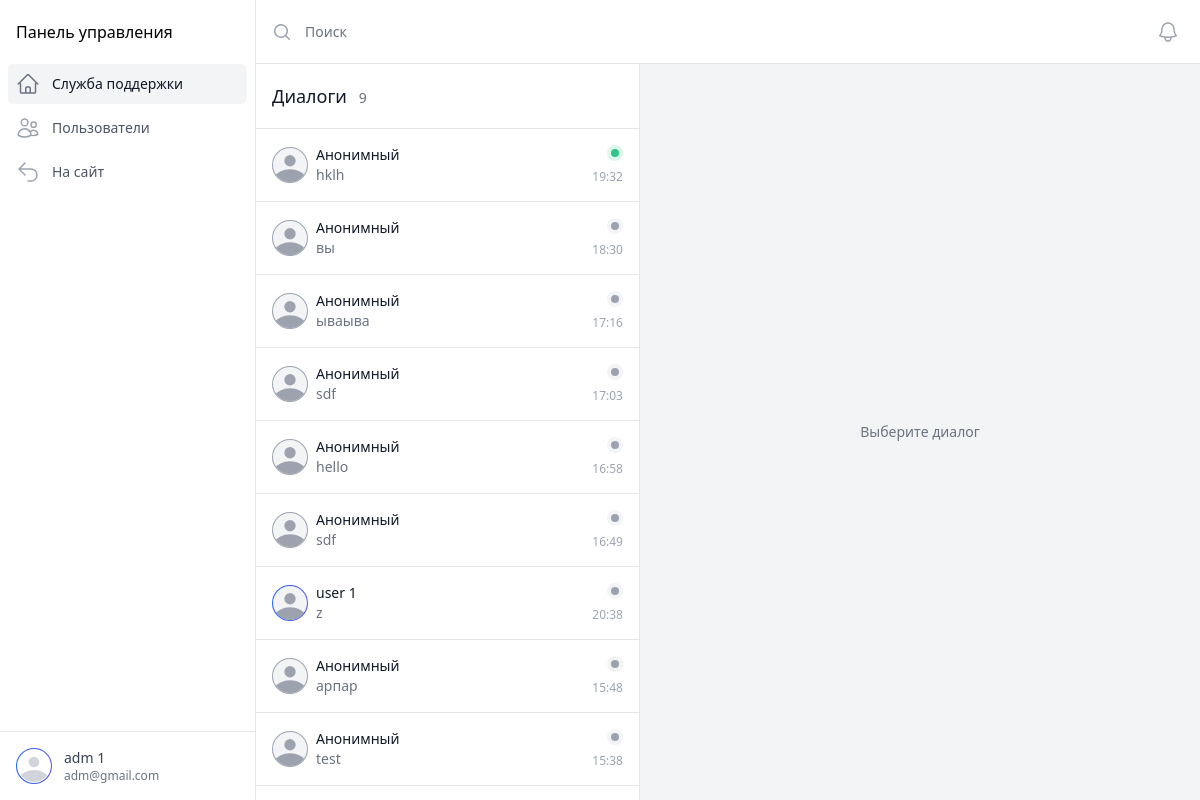
Before: /dialogs/ (signed in) with the older database file.
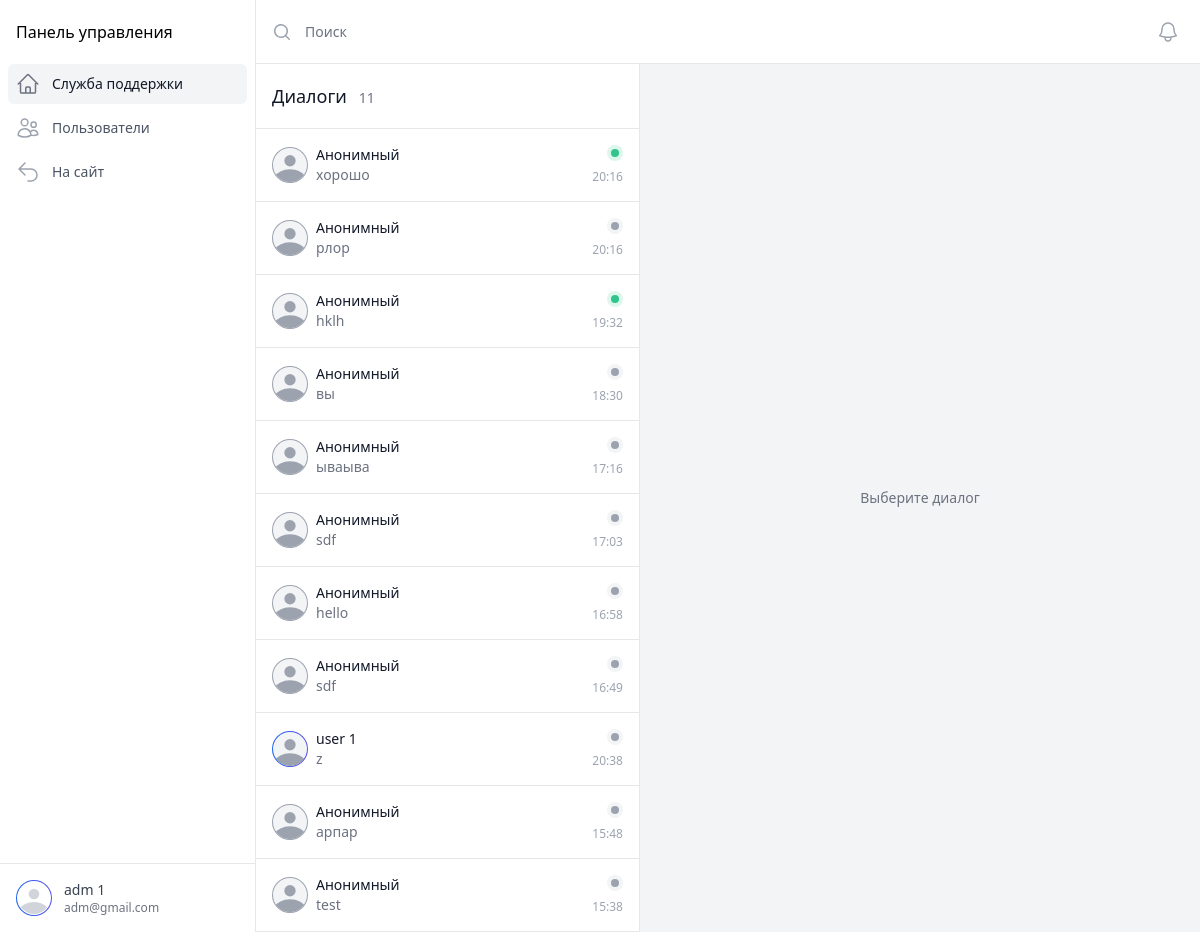
After: the same page with the newer database file.
### account/models.py (models this page shows, shortened)
class User(AbstractBaseUser, PermissionsMixin):
    id = models.UUIDField(default=uuid.uuid4, editable=False, primary_key=True)
    first_name = models.CharField(max_length=128)
    last_name = models.CharField(max_length=128)
    email = models.EmailField(max_length=255, unique=True)
    phone = models.CharField(max_length=10)
    is_active = models.BooleanField(default=False)
    is_staff = models.BooleanField(default=False)
    date_joined = models.DateTimeField(auto_now_add=True)
    last_login = models.DateTimeField(auto_now_add=True)
    objects = CustomUserManager()
    USERNAME_FIELD = "email"
    EMAIL_FIELD = 'email'
    REQUIRED_FIELDS = ['first_name', 'last_name', 'phone']

### chat/models.py (models this page shows, shortened)
class Chat(models.Model):
    CHOICES_STATUS = (
        (0, 'Ожидает'),
        (1, 'Активен'),
        (2, 'Закрыт'),
    )
    id = models.UUIDField(default=uuid.uuid4, primary_key=True, editable=False)
    sk = models.CharField(max_length=255, null=True, blank=True)
    client = models.ForeignKey(User, related_name='chat', on_delete=models.CASCADE, null=True, blank=True)
    agent = models.ForeignKey(User, related_name='chats', on_delete=models.CASCADE, null=True, blank=True)
    messages = models.ManyToManyField(Message)
    status = models.IntegerField(choices=CHOICES_STATUS, default=0)
    created_at = models.DateTimeField(auto_now_add=True)
    class Meta:
        ordering = ('-created_at', )
    def last_message(self):
        return self.messages.last()

class Message(models.Model):
    content = models.TextField()
    is_agent = models.BooleanField(default=False)
    created_at = models.DateTimeField(auto_now_add=True)
    class Meta:
        ordering = ('created_at', )
    def created_at_formatted(self):
        return self.created_at.strftime('%H:%M')

### chat/views.py (the view)
# urls.py: path('', ChatList.as_view(), name='chat-list'),
class ChatList(StaffOnly, ListView):
    template_name = 'admin_chat.html'
    queryset = Chat.objects.annotate(num_messages=Count('messages')).filter(num_messages__gt=0).order_by('-created_at')

### chat/context_processors.py (called while the page is built)
def chat(request):
    return list()

### chat/views.py (called while the page is built)
    def test_func(self) -> bool | None:
        if self.request.user.is_staff or self.request.user.is_superuser:
            return True
        raise Http404

### templates/admin_chat.html (shortened to what this page needs)
{% extends 'admin_base.html' %}
{% load static %}
{% block content %}
{% include 'components/admin/menu.html' %}
<div class="flex flex-1 flex-col md:pl-64 h-screen">
    {% include 'components/admin/header.html' %}
    <div class="flex flex-1 items-stretch overflow-hidden">
        {% include 'components/admin/chatList.html' %}
        {% include 'components/admin/chatWindow.html' %}
    </div>
</div>
{% endblock content %}

### templates/admin_base.html (shortened to what this page needs)
<!DOCTYPE html>
{% load static %}
<html lang="en" class="h-full">
<head>
    <link href="{% static 'css/main.min.css' %}" rel="stylesheet">
</head>
<body class="h-full overflow-hidden">
    {% block content %}
    {% endblock content %}
</body>
</html>

### templates/components/admin/menu.html (shortened to what this page needs)
<div class="hidden md:fixed md:inset-y-0 md:flex md:w-64 md:flex-col overflow-hidden">
    <div class="flex min-h-0 flex-1 flex-col border-r border-gray-200 bg-white">
        <div class="flex flex-1 flex-col overflow-y-auto pt-5 pb-4">
        <div class="flex flex-shrink-0 items-center px-4">
            <h2 class="font-medium">Панель управления</h2>
        </div>
        <nav class="mt-5 flex-1 space-y-1 bg-white px-2">
            <a href="{% url 'chat-list' %}" class="
            {% if 'dialogs' in request.path %}bg-gray-100 text-gray-900{% else %}text-gray-600 hover:bg-gray-50 hover:text-gray-900{% endif %}
            group flex items-center px-2 py-2 text-sm font-medium rounded-md duration-150
            ">
                Служба поддержки
            </a>
            <a href="{% url 'account-list' %}" class="
            {% if 'accounts' in request.path %}bg-gray-100 text-gray-900{% else %}text-gray-600 hover:bg-gray-50 hover:text-gray-900{% endif %}
            group flex items-center px-2 py-2 text-sm font-medium rounded-md duration-150
            ">
                Пользователи
            </a>
            <a href="{% url 'landing' %}" class="text-gray-600 hover:bg-gray-50 hover:text-gray-900 group flex items-center px-2 py-2 text-sm font-medium rounded-md">
            <svg class="text-gray-400 group-hover:text-gray-500 mr-3 flex-shrink-0 h-6 w-6" xmlns="http://www.w3.org/2000/svg" fill="none" viewBox="0 0 24 24" stroke-width="1.5" stroke="currentColor">
                <path stroke-linecap="round" stroke-linejoin="round" d="M9 15L3 9m0 0l6-6M3 9h12a6 6 0 010 12h-3" />
            </svg>
            На сайт
            </a>
        </nav>
        </div>
        <div class="flex flex-shrink-0 border-t border-gray-200">
            <a href="{% url 'account-detail' request.user.pk %}" class="group block w-full flex-shrink-0 p-4">
                <div class="flex items-center">
                <div class="rounded-full h-9 w-9 bg-gradient-to-r p-[1px] from-blue-600 to-indigo-600">
                    <div class="rounded-full flex flex-col justify-between h-full bg-white p-[1px]">
                        <svg class="rounded-full h-full w-full text-gray-300" fill="currentColor" viewBox="0 0 24 24">
                            <path d="M24 20.993V24H0v-2.996A14.977 14.977 0 0112.004 15c4.904 0 9.26 2.354 11.996 5.993zM16.002 8.999a4 4 0 11-8 0 4 4 0 018 0z" />
                        </svg>
                    </div>
                </div>
                <div class="ml-3">
                    <p class="text-sm font-medium text-gray-700 group-hover:text-gray-900">{{ request.user.first_name }} {{ request.user.last_name }}</p>
                    <p class="text-xs font-medium text-gray-500 group-hover:text-gray-700">{{ request.user.email }}</p>
                </div>
                </div>
            </a>
        </div>
    </div>
</div>

### templates/components/admin/header.html (shortened to what this page needs)
<div class="sticky top-0 z-10 flex h-16 flex-shrink-0 bg-white border-b">
    <div class="flex flex-1 justify-between px-4">
        <div class="flex flex-1">
            <form class="flex w-full md:ml-0" action="#" method="GET">
            <div class="relative w-full text-gray-400 focus-within:text-gray-600">
                <div class="pointer-events-none absolute inset-y-0 left-0 flex items-center">
                </div>
                <input id="search-field" class="block h-full w-full border-transparent py-2 pl-8 pr-3 text-gray-900 placeholder-gray-500 focus:border-transparent focus:placeholder-gray-400 focus:outline-none focus:ring-0 sm:text-sm" placeholder="Поиск" type="search" name="search">
            </div>
            </form>
        </div>
        <div class="ml-4 flex items-center md:ml-6">
            <button type="button" class="rounded-full bg-white p-1 text-gray-400 hover:text-gray-500 focus:outline-none focus:ring-2 focus:ring-indigo-500 focus:ring-offset-2">
            </button>
        </div>
    </div>
</div>

### templates/components/admin/chatList.html
<div class="block flex-shrink-0">
    <div class="relative h-full flex w-96 flex-col border-r border-gray-200">
        <div class="flex-shrink-0 border-b">
            <div class="flex h-16 flex-col justify-center px-4">
                <div class="flex items-baseline space-x-3">
                    <h2 class="text-lg font-medium text-gray-900">Диалоги</h2>
                    <p class="text-sm font-medium text-gray-500">{{ object_list|length }}</p>
                </div>
            </div>
        </div>
        <div class="min-h-0 flex-1 overflow-y-auto">
            {% if object_list %}
            <ul role="list" class="divide-y divide-gray-200 border-b">
            {% for chat in object_list %}
                <li class="relative p-4 {% if object.pk != chat.pk %}hover:bg-gray-50 bg-white{% else %}bg-gray-100{% endif %}">
                    <div class="flex justify-between items-end">
                        <div class="flex items-center space-x-2 w-full">
                            <div class="rounded-full h-9 w-9 p-[1px] {% if chat.client %}bg-gradient-to-r from-blue-600 to-indigo-600{% else %}bg-gray-400{% endif %}">
                                <div class="rounded-full flex flex-col justify-between h-full bg-gray-100">
                                    <svg class="rounded-full h-full w-full text-gray-400" fill="currentColor" viewBox="0 0 24 24">
                                        <path d="M24 20.993V24H0v-2.996A14.977 14.977 0 0112.004 15c4.904 0 9.26 2.354 11.996 5.993zM16.002 8.999a4 4 0 11-8 0 4 4 0 018 0z" />
                                    </svg>
                                </div>
                            </div>
                            <div class="min-w-0 flex-1">
                                <div class="flex justify-between">
                                    <a href="{% url 'chat-detail' chat.pk %}" class="block focus:outline-none">
                                        <span class="absolute inset-0" aria-hidden="true"></span>
                                        <p class="truncate text-sm font-medium text-gray-900">
                                            {% if chat.client %}
                                            {{ chat.client.first_name }} {{ chat.client.last_name }}
                                            {% else %}
                                            Анонимный
                                            {% endif %}
                                        </p>
                                    </a>
                                    {% if chat.status == 1 %}
                                    <span class="h-4 w-4 bg-green-100 rounded-full flex items-center justify-center" aria-hidden="true">
                                        <span class="h-2 w-2 bg-green-400 rounded-full"></span>
                                    </span>
                                    {% else %}
                                    <span class="h-4 w-4 bg-gray-100 rounded-full flex items-center justify-center" aria-hidden="true">
                                        <span class="h-2 w-2 bg-gray-400 rounded-full"></span>
                                    </span>
                                    {% endif %}
                                </div>
                                <div class="flex justify-between items-end">
                                    <p class="text-sm text-gray-500 line-clamp-1">
                                        {{ chat.last_message.content }}
                                    </p>
                                    <span class="flex-shrink-0 whitespace-nowrap text-xs text-gray-400">{{ chat.last_message.created_at_formatted }}</span>
                                </div>
                            </div>
                        </div>
                    </div>
                </li>
            {% endfor %}
            </ul>
            {% else %}
            <div class="flex items-center justify-center h-full">
                <p class="text-gray-500 text-sm">Нет актуальных диалогов</p>
            </div>
            {% endif %}
        </div>
    </div>
</div>

### templates/components/admin/chatWindow.html (shortened to what this page needs)
<div class="flex h-full min-w-0 flex-1 flex-col overflow-hidden bg-gray-100">
    {% if not object %}
    <div class="m-auto">
        <p class="text-gray-500 text-sm">Выберите диалог</p>
    </div>
    {% endif %}
</div>

Changed rows visible on the page:
added Chat: shows "Анонимный", status 1 (drawn), last_message.content "хорошо", last_message.created_at_formatted "20:16"
added Chat: shows "Анонимный", status 3 (drawn), last_message.content "рлор", last_message.created_at_formatted "20:16"
Other visible differences:
{{ object_list|length }}: "9" → "11"
